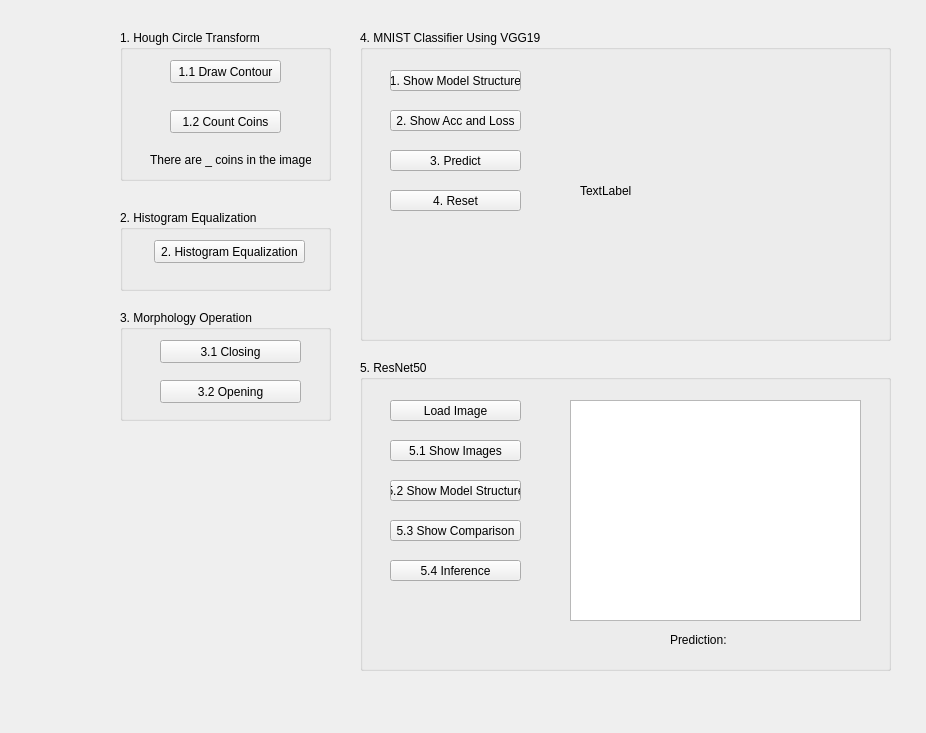
<?xml version="1.0" encoding="UTF-8"?>
<ui version="4.0">
 <class>Form</class>
 <widget class="QWidget" name="Form">
  <property name="geometry">
   <rect>
    <x>0</x>
    <y>0</y>
    <width>926</width>
    <height>733</height>
   </rect>
  </property>
  <property name="windowTitle">
   <string>Form</string>
  </property>
  <widget class="QGroupBox" name="groupBox">
   <property name="geometry">
    <rect>
     <x>120</x>
     <y>30</y>
     <width>211</width>
     <height>151</height>
    </rect>
   </property>
   <property name="title">
    <string>1. Hough Circle Transform</string>
   </property>
   <widget class="QPushButton" name="DrawContour">
    <property name="geometry">
     <rect>
      <x>50</x>
      <y>30</y>
      <width>111</width>
      <height>23</height>
     </rect>
    </property>
    <property name="text">
     <string>1.1 Draw Contour</string>
    </property>
   </widget>
   <widget class="QPushButton" name="CountCoins">
    <property name="geometry">
     <rect>
      <x>50</x>
      <y>80</y>
      <width>111</width>
      <height>23</height>
     </rect>
    </property>
    <property name="text">
     <string>1.2 Count Coins</string>
    </property>
   </widget>
   <widget class="QLabel" name="CountCoinsText">
    <property name="geometry">
     <rect>
      <x>30</x>
      <y>120</y>
      <width>161</width>
      <height>20</height>
     </rect>
    </property>
    <property name="text">
     <string>There are _ coins in the image.</string>
    </property>
   </widget>
  </widget>
  <widget class="QGroupBox" name="groupBox_2">
   <property name="geometry">
    <rect>
     <x>120</x>
     <y>210</y>
     <width>211</width>
     <height>81</height>
    </rect>
   </property>
   <property name="title">
    <string>2. Histogram Equalization</string>
   </property>
   <widget class="QPushButton" name="HistogramEqualization">
    <property name="geometry">
     <rect>
      <x>34</x>
      <y>30</y>
      <width>151</width>
      <height>23</height>
     </rect>
    </property>
    <property name="text">
     <string>2. Histogram Equalization</string>
    </property>
   </widget>
  </widget>
  <widget class="QGroupBox" name="groupBox_3">
   <property name="geometry">
    <rect>
     <x>120</x>
     <y>310</y>
     <width>211</width>
     <height>111</height>
    </rect>
   </property>
   <property name="title">
    <string>3. Morphology Operation</string>
   </property>
   <widget class="QPushButton" name="Closing">
    <property name="geometry">
     <rect>
      <x>40</x>
      <y>30</y>
      <width>141</width>
      <height>23</height>
     </rect>
    </property>
    <property name="text">
     <string>3.1 Closing</string>
    </property>
   </widget>
   <widget class="QPushButton" name="Opening">
    <property name="geometry">
     <rect>
      <x>40</x>
      <y>70</y>
      <width>141</width>
      <height>23</height>
     </rect>
    </property>
    <property name="text">
     <string>3.2 Opening</string>
    </property>
   </widget>
  </widget>
  <widget class="QGroupBox" name="groupBox_4">
   <property name="geometry">
    <rect>
     <x>360</x>
     <y>30</y>
     <width>531</width>
     <height>311</height>
    </rect>
   </property>
   <property name="title">
    <string>4. MNIST Classifier Using VGG19</string>
   </property>
   <widget class="QPushButton" name="ShowModelStructure">
    <property name="geometry">
     <rect>
      <x>30</x>
      <y>40</y>
      <width>131</width>
      <height>21</height>
     </rect>
    </property>
    <property name="text">
     <string>1. Show Model Structure</string>
    </property>
   </widget>
   <widget class="QPushButton" name="ShowAccAndLoss">
    <property name="geometry">
     <rect>
      <x>30</x>
      <y>80</y>
      <width>131</width>
      <height>21</height>
     </rect>
    </property>
    <property name="text">
     <string>2. Show Acc and Loss</string>
    </property>
   </widget>
   <widget class="QPushButton" name="Predict">
    <property name="geometry">
     <rect>
      <x>30</x>
      <y>120</y>
      <width>131</width>
      <height>21</height>
     </rect>
    </property>
    <property name="text">
     <string>3. Predict</string>
    </property>
   </widget>
   <widget class="QPushButton" name="Reset">
    <property name="geometry">
     <rect>
      <x>30</x>
      <y>160</y>
      <width>131</width>
      <height>21</height>
     </rect>
    </property>
    <property name="text">
     <string>4. Reset</string>
    </property>
   </widget>
   <widget class="QLabel" name="painter">
    <property name="geometry">
     <rect>
      <x>220</x>
      <y>40</y>
      <width>261</width>
      <height>241</height>
     </rect>
    </property>
    <property name="text">
     <string>TextLabel</string>
    </property>
   </widget>
  </widget>
  <widget class="QGroupBox" name="groupBox_5">
   <property name="geometry">
    <rect>
     <x>360</x>
     <y>360</y>
     <width>531</width>
     <height>311</height>
    </rect>
   </property>
   <property name="title">
    <string>5. ResNet50</string>
   </property>
   <widget class="QPushButton" name="ShowImages">
    <property name="geometry">
     <rect>
      <x>30</x>
      <y>80</y>
      <width>131</width>
      <height>21</height>
     </rect>
    </property>
    <property name="text">
     <string>5.1 Show Images</string>
    </property>
   </widget>
   <widget class="QPushButton" name="ShowModelStructure_4">
    <property name="geometry">
     <rect>
      <x>30</x>
      <y>120</y>
      <width>131</width>
      <height>21</height>
     </rect>
    </property>
    <property name="text">
     <string>5.2 Show Model Structure</string>
    </property>
   </widget>
   <widget class="QPushButton" name="ShowComparison">
    <property name="geometry">
     <rect>
      <x>30</x>
      <y>160</y>
      <width>131</width>
      <height>21</height>
     </rect>
    </property>
    <property name="text">
     <string>5.3 Show Comparison</string>
    </property>
   </widget>
   <widget class="QPushButton" name="Inference">
    <property name="geometry">
     <rect>
      <x>30</x>
      <y>200</y>
      <width>131</width>
      <height>21</height>
     </rect>
    </property>
    <property name="text">
     <string>5.4 Inference</string>
    </property>
   </widget>
   <widget class="QPushButton" name="LoadImage">
    <property name="geometry">
     <rect>
      <x>30</x>
      <y>40</y>
      <width>131</width>
      <height>21</height>
     </rect>
    </property>
    <property name="text">
     <string>Load Image</string>
    </property>
   </widget>
   <widget class="QGraphicsView" name="ShowLoadedImage">
    <property name="geometry">
     <rect>
      <x>210</x>
      <y>40</y>
      <width>291</width>
      <height>221</height>
     </rect>
    </property>
   </widget>
   <widget class="QLabel" name="PredictionResult">
    <property name="geometry">
     <rect>
      <x>310</x>
      <y>270</y>
      <width>91</width>
      <height>20</height>
     </rect>
    </property>
    <property name="text">
     <string>Prediction:</string>
    </property>
   </widget>
  </widget>
 </widget>
 <resources/>
 <connections/>
</ui>
